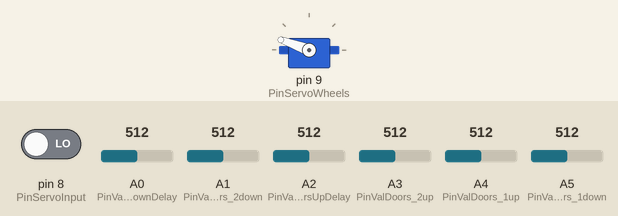
Simulated run of this sketch. Board: Arduino Uno, built with avr-gcc and run on an emulated ATmega328P. On the bench: servo. Inputs (shaded band) come from the test bench; at power-on: pin 8 (PinServoInput) LOW, A0 (PinValDoorsDownDelay) = 512, A1 (PinValDoors_2down) = 512, A2 (PinValDoorsUpDelay) = 512, A3 (PinValDoors_2up) = 512, A4 (PinValDoors_1up) = 512, A5 (PinValDoors_1down) = 512.

Above: at 0.1 s.
At 2.1 s:
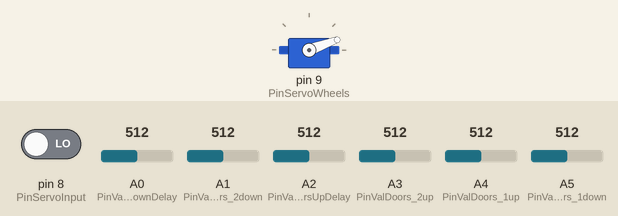
Timing chart, 0 to 3.6 s (numbered marks = the images above):
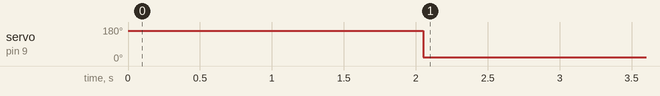

The sketch:

Landing_Gear.ino
```cpp
// Program to:
// - read servo input
// - output binary servo output on other pins to manage gear doors and wheels on model aircraft
// - fully adjustable end points on two independent gear doors outpus
// - fully adjustable timing for wheels up, doors close & doors open, wheels down
// Code by RGN01 on RCMF
// 2013-03-24

#include <Servo.h>

Servo ServoWheels;                       // create servo object to control a servo for the wheels
Servo ServoDoor_1;                       // create servo object to control a servo for gear door 1
Servo ServoDoor_2;                       // create servo object to control a servo for gear door 2
int ServoIn;                             // integer to capture servo input value from RX
int ServoOut_1;                          // integer to use for servo 1 output
int ServoOut_2;                          // integer to use for servo 2 output
int ServoOut_3;                          // integer to use for servo 3 output
int DoorUp_1;                            // limit setting for door 1 up
int DoorUp_2;                            // limit setting for door 2 up
int DoorDown_1;                          // limit setting for door 1 down
int DoorDown_2;                          // limit setting for door 2 down
int Delay_up;                            // delay setting for doors up
int Delay_down;                          // delay setting for doors down
int ServoUp;                             // integer to use to 'debounce' the input
int ServoDown;                           // integer to use to 'debounce' the input
const int PinServoInput = 8;             // set pin for servo input from RX
const int PinServoWheels = 9;           // set pin for servo driver for wheels
const int PinServoDoors_1 = 10;          // set pin for servo driver for doors 1
const int PinServoDoors_2 = 11;          // set pin for servo driver for doors 2
const int PinValDoors_1up = 4;           // set pin for input value for doors 1 up potentiomente input
const int PinValDoors_1down = 5;         // set pin for input value for doors 1 down potentiomente input
const int PinValDoors_2up = 3;           // set pin for input value for doors 2 up potentiomente input
const int PinValDoors_2down = 1;         // set pin for input value for doors 2 down potentiomente input
const int PinValDoorsUpDelay = 2;        // set pin for input value for doors up delay potentiomente input
const int PinValDoorsDownDelay = 0;      // set pin for input value for doors down delay potentiomente input

// The next section runs once on startup
void setup() {
  pinMode(PinServoInput, INPUT);         // Sets the input pin as an input
//  Serial.begin(9600);                  // Set up serial monitor
  ServoWheels.attach(PinServoWheels);    // attaches the servo on the pin dedicated to the wheels to the servo object

  ServoWheels.write(160);                // raises wheels to start
  delay(Delay_up);                       // delay to let wheels raise before doors close

  ServoUp = 1600;                        // initial setting for 'debounce' value
  ServoDown = 1400;                      // initial setting for 'debounce' value
  delay(1000);                           // dealy to stabilise before loop runs
}

// the next section runs continually
void loop() {
  ServoIn = pulseIn(PinServoInput, HIGH, 25000);          // Read the pulse width of servo input from RX
  DoorUp_1 = analogRead(PinValDoors_1up);                 // reads the Doors 1 up limit (0 - 1023) from the potentiometer
  DoorUp_1 = map(DoorUp_1, 0, 1023, 0, 179);              // scale it to use it with the servo (value between 0 and 180)
  DoorUp_2 = analogRead(PinValDoors_2up);                 // reads the Doors 2 up limit (0 - 1023) from the potentiometer
  DoorUp_2 = map(DoorUp_2, 0, 1023, 0, 179);              // scale it to use it with the servo (value between 0 and 180)
  DoorDown_1 = analogRead(PinValDoors_1down);             // reads the Doors 1 down limit (0 - 1023) from the potentiometer
  DoorDown_1 = map(DoorDown_1, 0, 1023, 0, 179);          // scale it to use it with the servo (value between 0 and 180)
  DoorDown_2 = analogRead(PinValDoors_2down);             // reads the Doors 2 down limit (0 - 1023) from the potentiometer
  DoorDown_2 = map(DoorDown_2, 0, 1023, 0, 179);          // scale it to use it with the servo (value between 0 and 180)
  Delay_up = analogRead(PinValDoorsUpDelay);              // reads the Up delay (0 - 1023) from the potentiometer
  Delay_up = Delay_up *2;                                 // adds multiplier to increase range
  Delay_down = analogRead(PinValDoorsDownDelay);          // reads the down delay (0 - 1023) from the potentiometer
  Delay_down = Delay_down *2;                             // adds multiplier to increase range


// Now determine what state the RX signal is and move the wheels and doors accordingly
  if (ServoIn >= 1600) {                    // if the servo input from the RX is at the high end goto the doors up subroutine
    goto GearUp;
  }
  else if (ServoIn <= 1400) {               // if the servo input from the RX is at the low end goto the doors down subroutine
    goto GearDown;
  }
  goto EndLoop;                             // a catch-all to bypass the subroutines if neither condition is met (unlikely)

GearUp:
  {
    ServoWheels.write(160);           // raises wheels
    if (ServoIn >ServoUp){            // checks whether the input value has changed, if not it skips the delay to improve responsiveness
//      Serial.println("Delay Up");
    delay(Delay_up);                  // delay to let wheels raise
    }
    ServoDoor_1.write(DoorUp_1);      // closes wheel door 1
    ServoDoor_2.write(DoorUp_2);      // closes wheel door 2
    goto EndLoop;                     // exite the subroutine to loop back and start again
  }                                   // end loop
GearDown:
  {
    ServoDoor_1.write(DoorDown_1);    // opens wheel door 1
    ServoDoor_2.write(DoorDown_2);    // opens wheel door 2
    if (ServoIn <ServoDown){          // checks whether the input value has changed, if not it skips the delay to improve responsiveness
//      Serial.println("Delay Down");
      delay(Delay_down);              // delay to let doors drop
    }
    ServoWheels.write(20);            // lowers wheels
    goto EndLoop;                     // exite the subroutine to loop back and start again
  }                                   // end loop
EndLoop:
  ServoUp = ServoIn + 100;            // adds 100 to the current servo in value to help detect if it has changed
  ServoDown = ServoIn -100;           // adds 100 to the current servo in value to help detect if it has changed
  //  delay(1500); // I put this here just to make the terminal window happier when debugging
}
```

Measured:
- by itself, servo on pin 9 (PinServoWheels): 160° → 20° at 2.1 s
